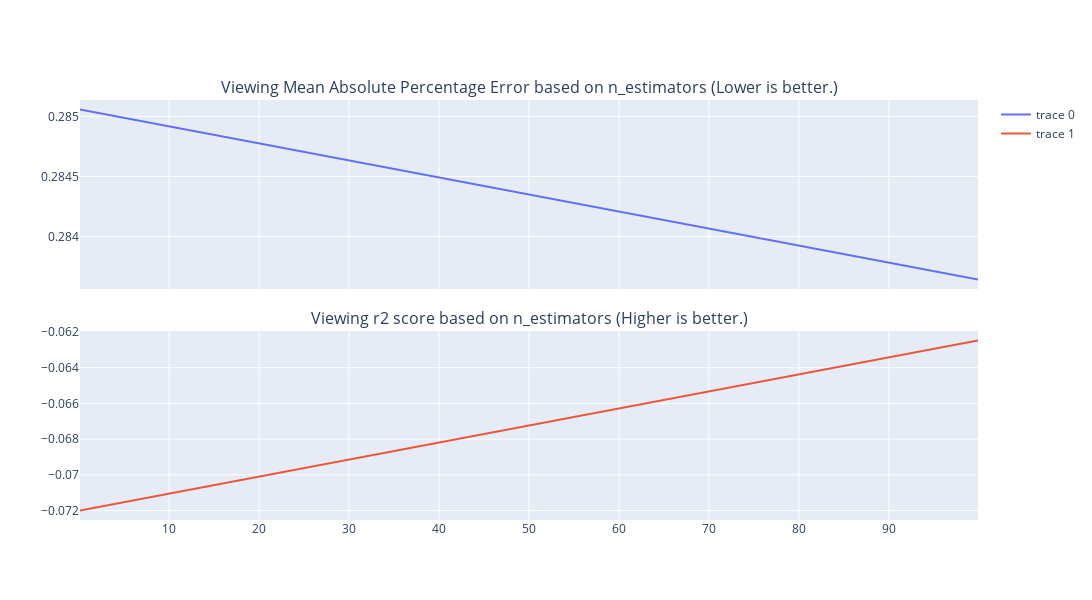

The notebook cell saved with this chart:
### Code cell
param_grid = dict(C = np.arange(0.1,100,0.1))
svr_model = SVR()
grid = GridSearchCV(svr_model, param_grid, scoring = scoring_functions, verbose=1, refit = False)
svr_search = grid.fit(X_train, np.ravel(y_train))
results = grid.cv_results_
display(results)

#generating graphs to show impact of variables on scoring metrics.
fig = make_subplots(rows=2, cols=1, subplot_titles=("Viewing Mean Absolute Percentage Error based on n_estimators (Lower is better.)","Viewing r2 score based on n_estimators (Higher is better.)"), shared_xaxes= True, vertical_spacing= 0.1)
fig.add_trace(go.Scatter(x = results["param_C"], y = results["mean_test_mape"]), row = 1, col = 1)
fig.add_trace(go.Scatter(x = results["param_C"], y = results["mean_test_r2"]), row = 2, col = 1)
fig.update_layout(height=600, width=1500)
fig.show()

### Figure 1 — Plotly figure (JSON) as saved in the notebook; plotly's stock layout.template omitted (floating-point values rounded to 4 significant figures; data arrays with more than 128 entries replaced by an {"elided": "..."} marker saying what was removed)
{"data": [{"type": "scatter", "x": {"elided": "999 float values"}, "xaxis": "x", "y": {"elided": "999 float values"}, "yaxis": "y"}, {"type": "scatter", "x": {"elided": "999 float values"}, "xaxis": "x2", "y": {"elided": "999 float values"}, "yaxis": "y2"}], "layout": {"annotations": [{"font": {"size": 16}, "showarrow": false, "text": "Viewing Mean Absolute Percentage Error based on n_estimators (Lower is better.)", "x": 0.5, "xanchor": "center", "xref": "paper", "y": 1, "yanchor": "bottom", "yref": "paper"}, {"font": {"size": 16}, "showarrow": false, "text": "Viewing r2 score based on n_estimators (Higher is better.)", "x": 0.5, "xanchor": "center", "xref": "paper", "y": 0.45, "yanchor": "bottom", "yref": "paper"}], "height": 600, "width": 1500, "xaxis": {"anchor": "y", "domain": [0, 1], "matches": "x2", "showticklabels": false}, "xaxis2": {"anchor": "y2", "domain": [0, 1]}, "yaxis": {"anchor": "x", "domain": [0.55, 1]}, "yaxis2": {"anchor": "x2", "domain": [0, 0.45]}}}
